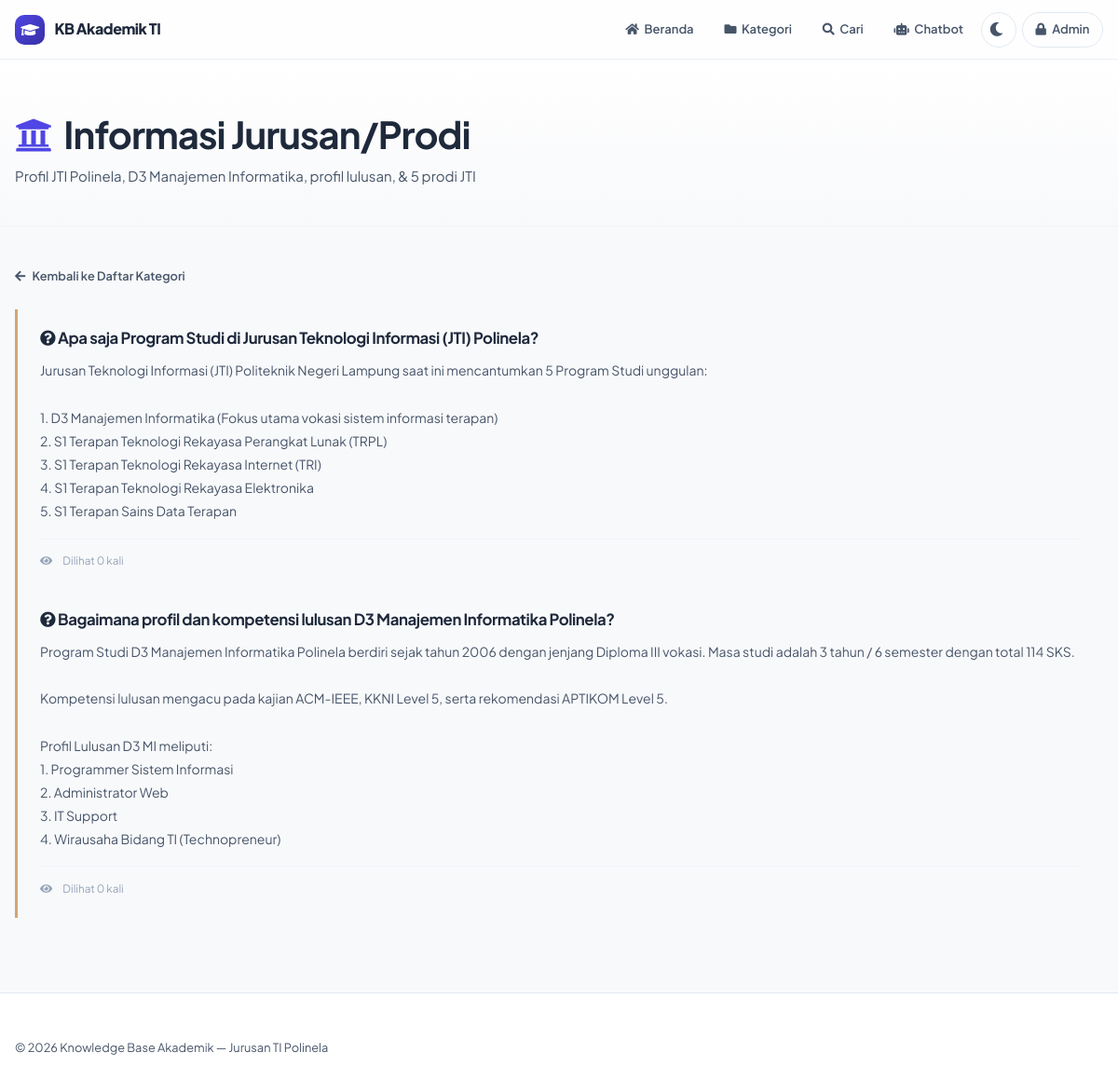
The app's page /knowledge/list.php?category=prodi with its own data.
### tables this page shows
CREATE TABLE IF NOT EXISTS categories (
    id          INT AUTO_INCREMENT PRIMARY KEY,
    name        VARCHAR(100) NOT NULL,
    slug        VARCHAR(100) NOT NULL UNIQUE,    
    description TEXT,
    icon        VARCHAR(50)  DEFAULT 'fa-folder',  
    is_active   TINYINT(1)   DEFAULT 1,
    created_at  TIMESTAMP DEFAULT CURRENT_TIMESTAMP
);

CREATE TABLE IF NOT EXISTS knowledge (
    id           INT AUTO_INCREMENT PRIMARY KEY,
    category_id  INT          NOT NULL,
    question     TEXT         NOT NULL,           
    answer       TEXT         NOT NULL,           
    created_by   INT          NOT NULL,           
    is_active    TINYINT(1)   DEFAULT 1,
    view_count   INT          DEFAULT 0,          
    created_at   TIMESTAMP DEFAULT CURRENT_TIMESTAMP,
    updated_at   TIMESTAMP DEFAULT CURRENT_TIMESTAMP ON UPDATE CURRENT_TIMESTAMP,
    FOREIGN KEY (category_id) REFERENCES categories(id) ON DELETE RESTRICT,
    FOREIGN KEY (created_by)  REFERENCES users(id)      ON DELETE RESTRICT
);

### knowledge/list.php (the view, shortened to what this page needs)
<?php
require_once __DIR__ . '/../config/database.php';
$category_slug = isset($_GET['category']) ? clean_input($_GET['category']) : '';
$category = null;
$knowledges = [];
if ($category_slug !== '') {
    $stmt = $pdo->prepare("SELECT * FROM categories WHERE slug = :slug AND is_active = 1");
    $stmt->execute(['slug' => $category_slug]);
    $category = $stmt->fetch();
    if ($category) {
        $stmt2 = $pdo->prepare("
            SELECT * FROM knowledge
            WHERE category_id = :cat_id AND is_active = 1
            ORDER BY question ASC
        ");
        $stmt2->execute(['cat_id' => $category['id']]);
        $knowledges = $stmt2->fetchAll();
    }
}
?>
<!DOCTYPE html>
<html lang="id">
<head>
    <link rel="stylesheet" href="../assets/css/style.css">
    <link rel="stylesheet" href="https://cdnjs.cloudflare.com/ajax/libs/font-awesome/5.15.4/css/all.min.css">
</head>
<body class="animate-fade-in">
    <nav class="navbar">
        <div class="container">
            <a href="../index.php" class="logo">
                <i class="fas fa-graduation-cap"></i> KB Akademik TI
            </a>
            <ul class="nav-links">
                <li><a href="../index.php"><i class="fas fa-home"></i> Beranda</a></li>
                <li><a href="../pages/categories.php"><i class="fas fa-folder"></i> Kategori</a></li>
                <li><a href="../pages/search.php"><i class="fas fa-search"></i> Cari</a></li>
                <li><a href="../chatbot/index.php"><i class="fas fa-robot"></i> Chatbot</a></li>
                <li><button class="theme-toggle btn-icon" type="button" aria-label="Ganti tema"><i class="fas fa-moon"></i></button></li>
                <li><a href="../admin/login.php" class="btn-admin"><i class="fas fa-lock"></i> Admin</a></li>
            </ul>
        </div>
    </nav>
    <div class="page-header">
        <div class="container">
            <?php if ($category): ?>
                <h1><i class="fas <?php echo htmlspecialchars($category['icon']); ?>"></i> <?php echo htmlspecialchars($category['name']); ?></h1>
                <p><?php echo htmlspecialchars($category['description']); ?></p>
            <?php else: ?>
                <h1><i class="fas fa-exclamation-triangle"></i> Kategori Tidak Ditemukan</h1>
                <p>Kategori yang kamu cari tidak tersedia</p>
            <?php endif; ?>
        </div>
    </div>
    <section class="page-content">
        <div class="container">
            <a href="../pages/categories.php" class="back-link">
                <i class="fas fa-arrow-left"></i> Kembali ke Daftar Kategori
            </a>
            <?php if ($category && count($knowledges) > 0): ?>
                <?php
                $stagger = 1;
                foreach ($knowledges as $item):
                    $delay_class = "stagger-" . min($stagger, 6);
                    $stagger++;
                ?>
                    <div class="knowledge-card animate-fade-in-up <?php echo $delay_class; ?>">
                        <h3><i class="fas fa-question-circle"></i> <?php echo htmlspecialchars($item['question']); ?></h3>
                        <div class="answer"><?php echo nl2br(htmlspecialchars($item['answer'])); ?></div>
                        <div class="meta">
                            <i class="fas fa-eye"></i> Dilihat <?php echo $item['view_count']; ?> kali
                        </div>
                    </div>
                <?php endforeach; ?>
            <?php endif; ?>
        </div>
    </section>
    <footer class="footer">
        <div class="container">
            <p>&copy; <?php echo date('Y'); ?> Knowledge Base Akademik — Jurusan TI Polinela</p>
        </div>
    </footer>
</body>
</html>

### records on screen
categories: name "Informasi Jurusan/Prodi", description "Profil JTI Polinela, D3 Manajemen Informatika, profil lulusan, & 5 prodi JTI"
knowledge: question "Apa saja Program Studi di Jurusan Teknologi Informasi (JTI) Polinela?", answer "Jurusan Teknologi Informasi (JTI) Politeknik Negeri Lampung saat ini mencantumkan 5 Program Studi unggulan: 1. D3 Manajemen Informatika (Fokus utama vokasi sistem informasi terapan) 2. S1 Terapan Teknologi Rekayasa Perangkat Lunak (TRPL) 3. S1 Terapan Teknologi Rekayasa Internet (TRI) 4. S1 Terapan Teknologi Rekayasa Elektronika 5. S1 Terapan Sains Data Terapan", view_count "0"
knowledge: question "Bagaimana profil dan kompetensi lulusan D3 Manajemen Informatika Polinela?", answer "Program Studi D3 Manajemen Informatika Polinela berdiri sejak tahun 2006 dengan jenjang Diploma III vokasi. Masa studi adalah 3 tahun / 6 semester dengan total 114 SKS. Kompetensi lulusan mengacu pada kajian ACM-IEEE, KKNI Level 5, serta rekomendasi APTIKOM Level 5. Profil Lulusan D3 MI meliputi: 1. Programmer Sistem Informasi 2. Administrator Web 3. IT Support 4. Wirausaha Bidang TI (Technopreneur)", view_count "0"
